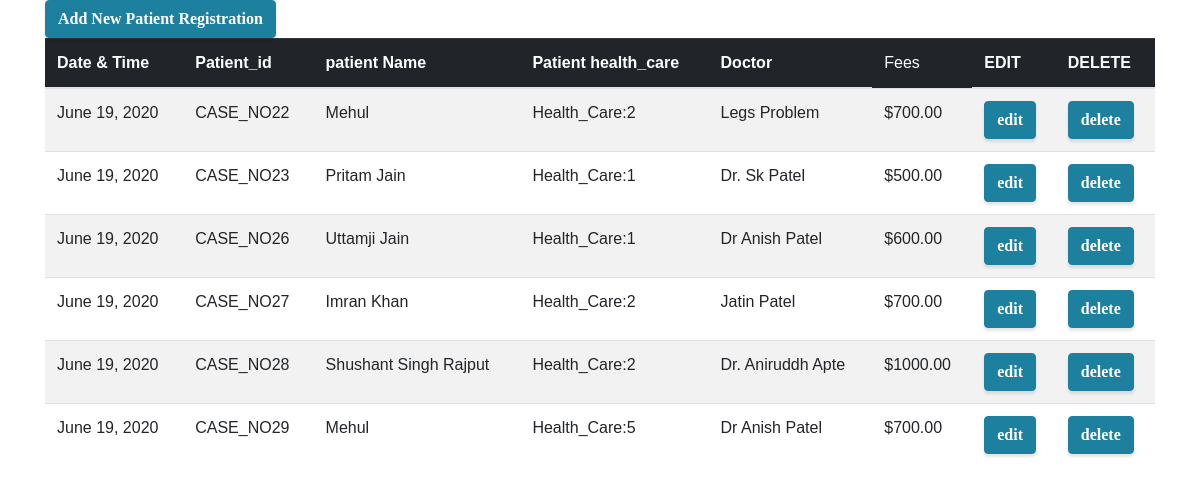
The page /mytestbasic/ on the database as committed earlier.
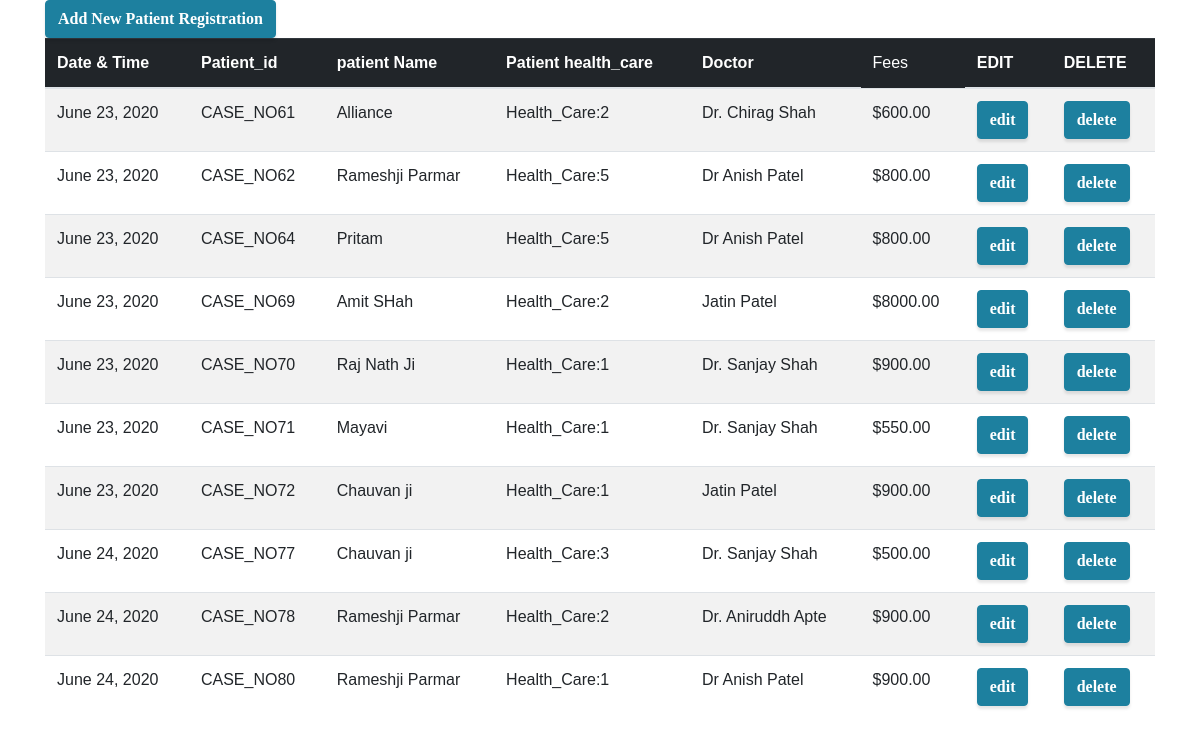
The same page on the database as committed later.
### mytestbasic/models.py (models this page shows, shortened)
class Product(models.Model):
    red_date = models.DateField(default=date.today())
    customer_id = models.AutoField(primary_key=True)
    patient_name = models.CharField(max_length=50)
    health_care = models.CharField(max_length=50, default="")
    Fee = models.IntegerField(default=0)
    desc = models.CharField(max_length=3000)

### mytestbasic/views.py (the view)
# urls.py: path('', views.index, name='index'),
def index(request):
    allpat = Product.objects.all()
    pdt = {'patient': allpat}
    return render(request, 'mytestbasic/dashbord.html', pdt)

### mytestbasic/templates/mytestbasic/dashbord.html (shortened to what this page needs)
{% extends "mytestbasic/base.html" %} {% load static %} {% block body %}
<body id="page-top">
  <div class="container">
    <a class="btn btn-primary" href="/mytestbasic/form"
      >Add New Patient Registration</a
    >
    <table class="table table-striped">
      <thead class="table-dark">
        <tr>
          <th scope="col">Date & Time</th>
          <th scope="col">Patient_id</th>
          <th scope="col">patient Name</th>
          <th scope="col">Patient health_care</th>
          <th scope="col">Doctor</th>
          <td scope="col">Fees</td>
          <th scope="col">EDIT</th>
          <th scope="col">DELETE</th>
        </tr>
      </thead>
      <tbody>
        {% for blog in patient %}
        <tr>
          <td>{{blog.red_date}}</td>
          <td>CASE_NO{{blog.customer_id}}</td>
          <td>{{blog.patient_name}}</td>
          <td>{{blog.health_care}}</td>
          <td>{{blog.desc}}</td>
          <td>${{blog.Fee}}.00</td>
          <td>
            <a
              class="btn btn-primary"
              href="/mytestbasic/dashboard/{{blog.customer_id}}"
              >edit</a
            >
          </td>
          <td>
            <a
              id="/mytestbasic/delete/{{blog.customer_id}}"
              href="/mytestbasic/delete/{{blog.customer_id}}"
              class="btn btn-primary delete"
              onclick="document.getElementById('id01').style.display='block'"
              >delete</a
            >
          </td>
        </tr>
        {% endfor %}
      </tbody>
    </table>
  </div>
  {% endblock %}

### mytestbasic/templates/mytestbasic/base.html (shortened to what this page needs)
{% load static %}
<!DOCTYPE html>
<html lang="en">
  <head>
    <link
      href="{% static 'vendor/fontawesome-free/css/all.min.css' %}"
      rel="stylesheet"
      type="text/css"
    />
    <link href="{% static 'vendor/bootstrap/css/bootstrap.min.css' %}" rel="stylesheet">
    <link href="{% static 'vendor/fontawesome-free/css/all.min.css' %}" rel="stylesheet" type="text/css">
    <link
      href="{% static 'vendor/simple-line-icons/css/simple-line-icons.css'%}"
      rel="stylesheet"
    />
    <link
      href="{% static 'css/contact-template.css'%}"
      rel="stylesheet"
      id="bootstrap-css"
    />
    <link href="{% static 'css/stylish-portfolio.min.css'%}" rel="stylesheet" />
    <link href="{% static 'css/delete.css'%}" rel="stylesheet" />
    <link
      rel="stylesheet"
      type="text/css"
      href="{% static 'login/css/util.css'%}"
    />
    <link
      rel="stylesheet"
      type="text/css"
      href="{% static 'login/css/main.css'%}"
    />
  </head>
  <body id="page-top">
    {% block body %}{% endblock %}
  </body>
</html>

### mytestbasic/static/css/delete.css (style rules this page uses)
* { box-sizing: border-box }

### mytestbasic/static/login/css/main.css (style rules this page uses)
* { margin: 0px; padding: 0px; box-sizing: border-box; }
body, html { height: 100%; font-family: OpenSans-Regular, sans-serif; }
a { font-family: OpenSans-Regular; font-size: 14px; line-height: 1.7; color: #666666; margin: 0px; transition: all 0.4s; -webkit-transition: all 0.4s; -o-transition: all 0.4s; -moz-transition: all 0.4s; }

Rows that differ between the two databases and show on the page:
removed Product: red_date "June 19, 2020", customer_id "22", patient_name "Mehul", health_care "Health_Care:2", desc "Legs Problem", Fee "700"
removed Product: red_date "June 19, 2020", customer_id "23", patient_name "Pritam Jain", health_care "Health_Care:1", desc "Dr. Sk Patel", Fee "500"
removed Product: red_date "June 19, 2020", customer_id "26", patient_name "Uttamji Jain", health_care "Health_Care:1", desc "Dr Anish Patel", Fee "600"
removed Product: red_date "June 19, 2020", customer_id "27", patient_name "Imran Khan", health_care "Health_Care:2", desc "Jatin Patel", Fee "700"
removed Product: red_date "June 19, 2020", customer_id "28", patient_name "Shushant Singh Rajput", health_care "Health_Care:2", desc "Dr. Aniruddh Apte", Fee "1000"
removed Product: red_date "June 19, 2020", customer_id "29", patient_name "Mehul", health_care "Health_Care:5", desc "Dr Anish Patel", Fee "700"
added Product: red_date "June 23, 2020", customer_id "61", patient_name "Alliance", health_care "Health_Care:2", desc "Dr. Chirag Shah", Fee "600"
added Product: red_date "June 23, 2020", customer_id "62", patient_name "Rameshji Parmar", health_care "Health_Care:5", desc "Dr Anish Patel", Fee "800"
added Product: red_date "June 23, 2020", customer_id "64", patient_name "Pritam", health_care "Health_Care:5", desc "Dr Anish Patel", Fee "800"
added Product: red_date "June 23, 2020", customer_id "69", patient_name "Amit SHah", health_care "Health_Care:2", desc "Jatin Patel", Fee "8000"
added Product: red_date "June 23, 2020", customer_id "70", patient_name "Raj Nath Ji", health_care "Health_Care:1", desc "Dr. Sanjay Shah", Fee "900"
added Product: red_date "June 23, 2020", customer_id "71", patient_name "Mayavi", health_care "Health_Care:1", desc "Dr. Sanjay Shah", Fee "550"
added Product: red_date "June 23, 2020", customer_id "72", patient_name "Chauvan ji", health_care "Health_Care:1", desc "Jatin Patel", Fee "900"
added Product: red_date "June 24, 2020", customer_id "77", patient_name "Chauvan ji", health_care "Health_Care:3", desc "Dr. Sanjay Shah", Fee "500"
added Product: red_date "June 24, 2020", customer_id "78", patient_name "Rameshji Parmar", health_care "Health_Care:2", desc "Dr. Aniruddh Apte", Fee "900"
added Product: red_date "June 24, 2020", customer_id "80", patient_name "Rameshji Parmar", health_care "Health_Care:1", desc "Dr Anish Patel", Fee "900"
